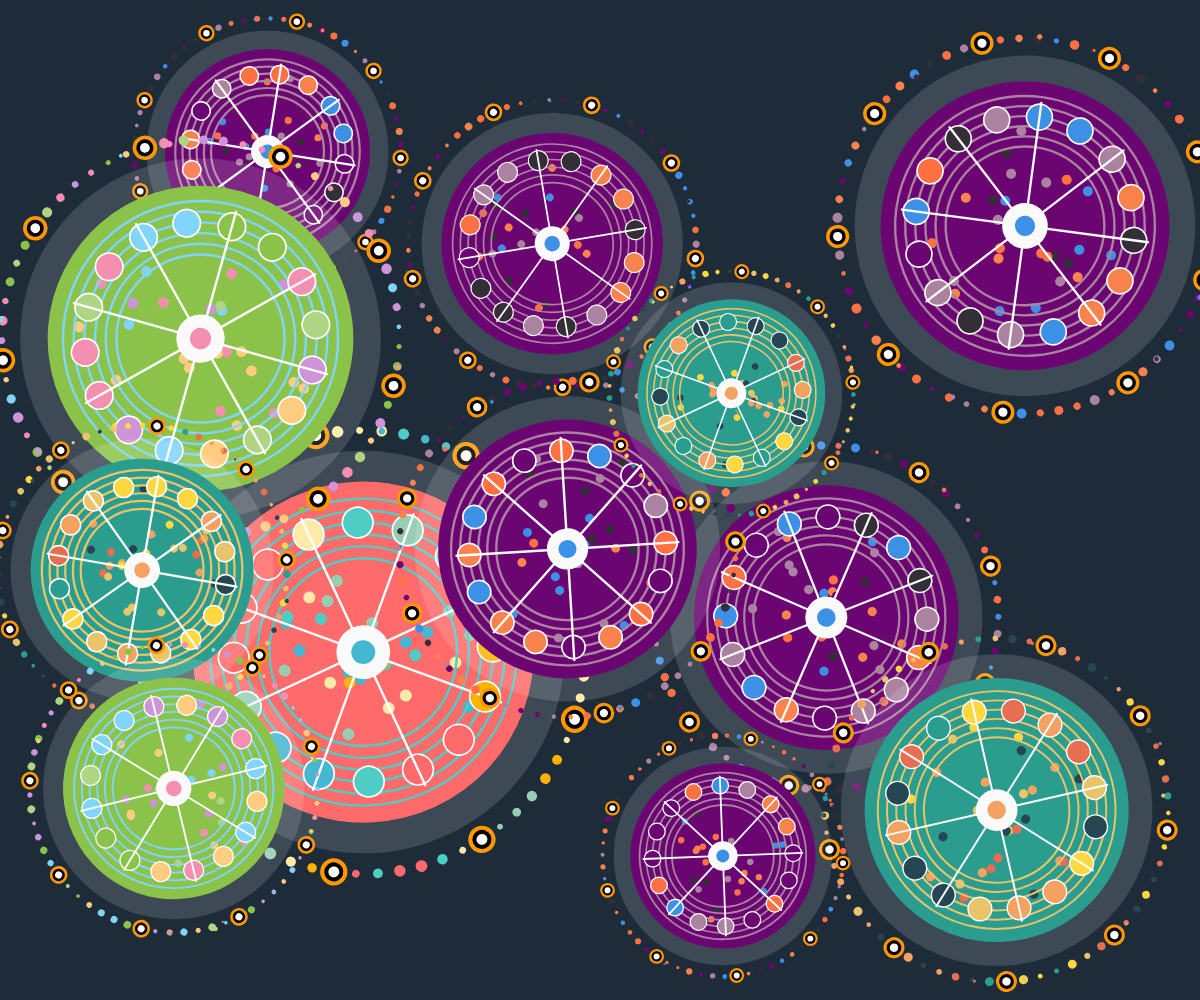
Frame 1 (no input)
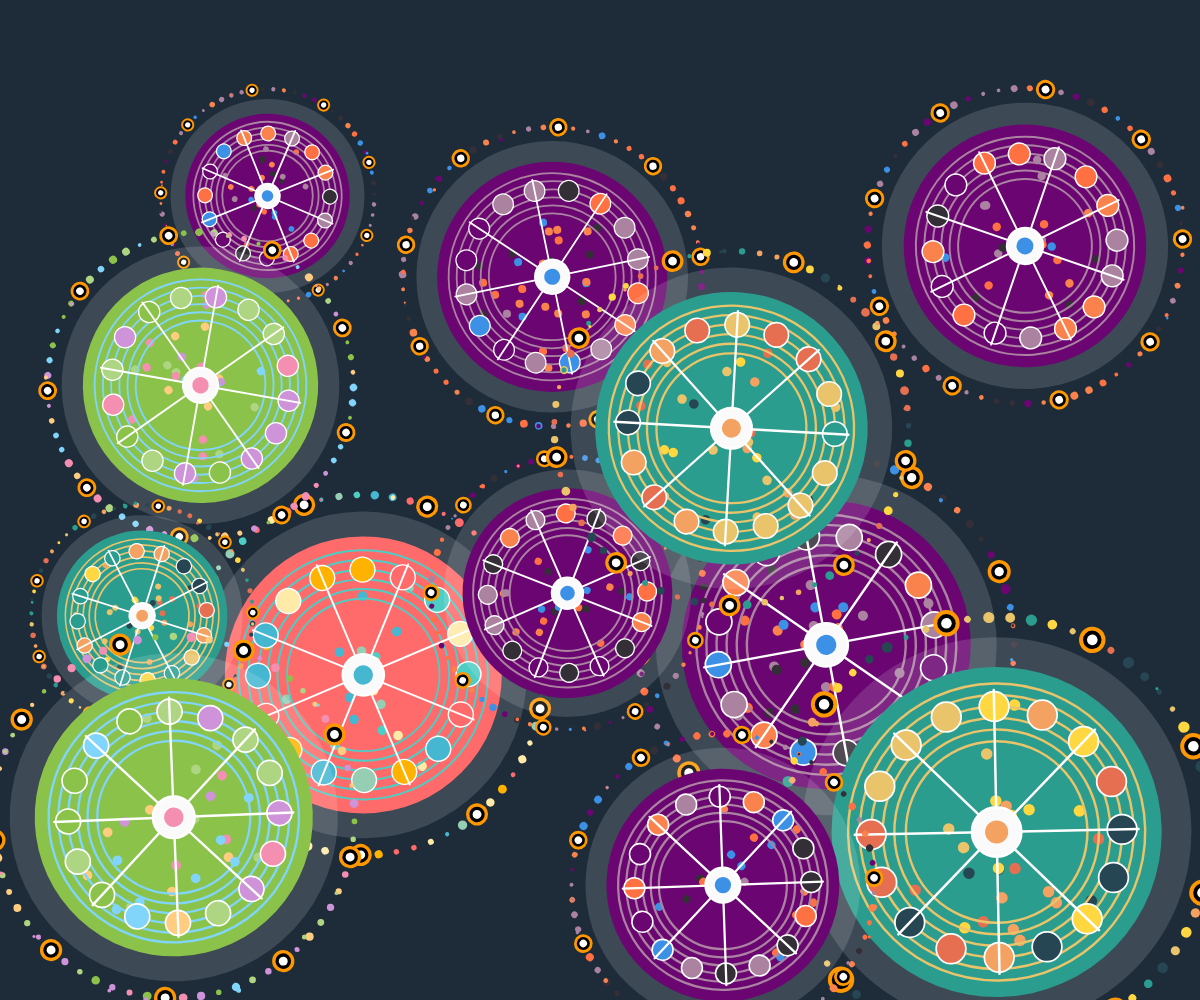
Frame 60 (no input)
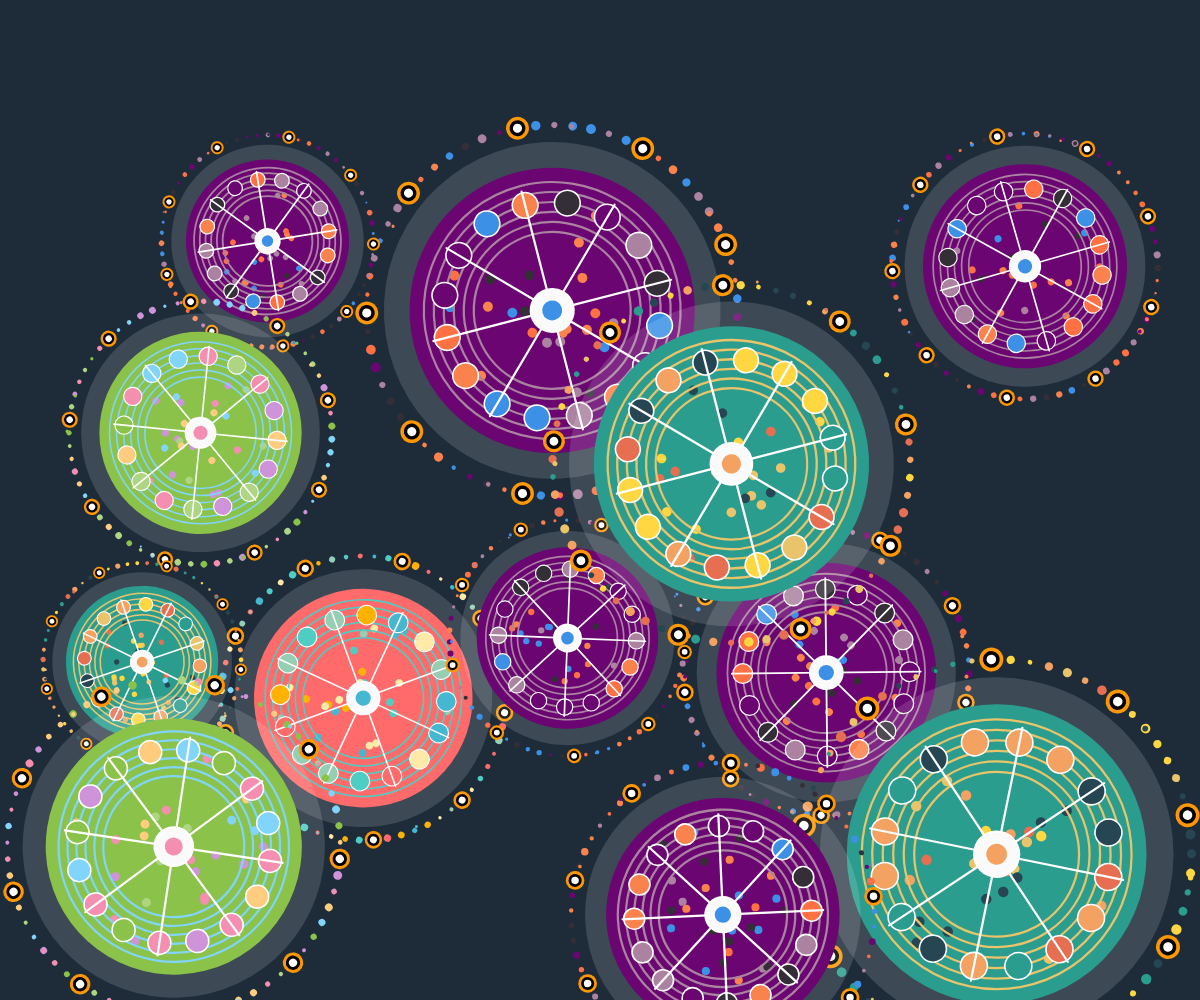
Frame 120 (the mouse pressed at the canvas centre since frame 60)

The p5.js sketch that drew these frames (run headless with seeded random() and noise() and a simulated clock; from frame 60 on, the mouse is pressed at the canvas centre):

// p5.js sketch
// ── sketch.js
// Iteration 4 – Rotation + Falling + Breathing + Orbiting
// This is my fourth iteration,making outer dots orbit around the main circle like planets around sun

let colorPalettes = [
  ["#8BC34A", "#81D4FA", "#F48FB1", "#CE93D8", "#FFCC80", "#AED581"],//Palette 1: greens and blues
  ["#FF6B6B", "#4ECDC4", "#45B7D1", "#96CEB4", "#FFEAA7", "#FFB300"],//Palette 1: reds and cyans
  ["#6A0572", "#AB83A1", "#3C91E6", "#342E37", "#FA824C", "#FF7043"],//Palette 1: purples
  ["#2A9D8F", "#E9C46A", "#F4A261", "#E76F51", "#264653", "#FFD740"] //Palette 1: warm colors
];

// This array will store all circles
let circles = [];

function setup() {
  // Create canvas
  createCanvas(windowWidth, windowHeight);
  // Use degreess instead of radians
  angleMode(DEGREES);

  // I want to draw 15 circles
  let circleCount = 15;
  let placed = []; //This array placed circles to avoid too much overlap

  for (let i = 0; i < circleCount; i++) {
    let size = random(180, 320);
    let margin = size * 0.7;     
    let x, y;
    let ok = false;//check if the position is good
    let tries = 0;

    // keep trying while position is bad(ok=false) and attempts < 200
      while (!ok && tries < 200) {
     x = random(margin, width - margin);
      y = random(margin, height - margin);
      ok = true;

      // check overlap with existing circles
      for (let c of placed) {
        let d = dist(x, y, c.x, c.y);
        let minDist = (size * 0.5 + c.size * 0.5) * 0.9;
        if (d < minDist) {
          ok = false; 
          break;
        }
      }
      tries++;
    }

     if (ok) {
      placed.push({ x, y, size });
      // Create new AnimatedCircle object and add to circles array
      circles.push(new AnimatedCircle(x, y, size));
    }
  }
}

function draw() {
  // background is the same as group code
  background("#1e2c3a");

  for (let circle of circles) {
    circle.update();// update rotation angle
    circle.display();// draw the circle
  }
}

// Define animatedcircle class
class AnimatedCircle {
  constructor(x, y, size) {
    this.x = x;
    this.y = y;
    this.baseSize = size;
    this.currentSize = size;// Current size change with breathing
    this.palette = random(colorPalettes);

     // Rotation parameters
    this.rotationAngle = random(360);// Initial angle is random number between 0-360
    this.rotationSpeed = random(0.5, 1.5);// Rotation speed is random between 0.5-1.5 degrees per frame
    if (random() > 0.5) {
      this.rotationSpeed *= -1; // 50% chance to make speed navagive rotate counter-clockwise
    } 

     // Falling parameters
    this.fallSpeed = random(0.3, 0.8);

    // Breathing parameters
    this.breathPhase = random(360);
    this.breathSpeed = random(1, 2);
    this.breathAmount = random(0.15, 0.25);

    // Orbiting parameters
    this.orbitAngle = random(360);
    this.orbitSpeed = random(1, 3);
  }

  update() {
    // rotation
    this.rotationAngle += this.rotationSpeed;
    // falling animation
    this.y += this.fallSpeed;
    // if function checks if fallen off screen. If it completely falls out of the bottom of the canvas, it will reappear from the top (looping).
    if (this.y > height + this.baseSize) {
      this.y = -this.baseSize;
    }

    // Breathing scale using sin() function
    this.breathPhase += this.breathSpeed;
    let breathScale = 1 + sin(this.breathPhase) * this.breathAmount;
    this.currentSize = this.baseSize * breathScale;

    // Orbit angle increases each frame
    this.orbitAngle += this.orbitSpeed;
  }

  // This method is for drawing circle
  display() {
    push();
    translate(this.x, this.y);
    rotate(this.rotationAngle);// rotate entire coordinate center
    // Calculate the scaling ratio based on the current size and the base size
    let s = this.currentSize / this.baseSize;
    scale(s);
    this.drawCircleContent();
    pop();
  }

  // Draw all circle patterns
  drawCircleContent() {
    let size = this.baseSize;
    let palette = this.palette;

    // Background glow
    noStroke();
    fill(255, 255, 255, 35);
    ellipse(0, 0, size * 1.18);

    // Main circle
    fill(palette[0]);
    ellipse(0, 0, size);

    // Scattered dots inside
    let scatterDots = 30;
    for (let i = 0; i < scatterDots; i++) {
      // Random radius and random angle
      let r = random(size * 0.05, size * 0.40);
      let a = random(360);
      let px = cos(a) * r;
      let py = sin(a) * r;
      noStroke();
      fill(random(palette));
      ellipse(px, py, size * 0.035);
    }

    // Ring lines outside
    stroke(palette[1]);
    strokeWeight(2);
    noFill();
    for (let r = size * 0.55; r < size * 0.92; r += size * 0.07) {
      ellipse(0, 0, r);
    }

    // 16 colored dots inside
    stroke(255);
    strokeWeight(1.4);
    let insideDots = 16;
    // for loop draws 16 dots
    for (let i = 0; i < insideDots; i++) {
      let angle = i * (360 / insideDots);
      let px = cos(angle) * (size * 0.38);
      let py = sin(angle) * (size * 0.38);
      fill(random(palette));
      ellipse(px, py, size * 0.09);
    }

    // Orbital ring
    this.drawOrbitalRing(size, this.palette);

    // 8 spokes
    stroke("#FFFFFF");
    strokeWeight(2);
    for (let i = 0; i < 8; i++) {
      let angle = i * 45;
      let px = cos(angle) * (size * 0.43);
      let py = sin(angle) * (size * 0.43);
      line(0, 0, px, py);
    }

    // Two layers center dots
    // Outer: Light gray circle
    fill("#FAFAFA");
    stroke("#FFFFFF");
    strokeWeight(2);
    ellipse(0, 0, size * 0.15);

    // Inner: colored small circle
    noStroke();
    fill(this.palette[2]);
    ellipse(0, 0, size * 0.07);
  }

  // Draw orbital ring with orbiting
  drawOrbitalRing(size, palette) {
    let outerDotCount = 9;        // Outer ring has 9 big concentric dots
    let orbitRadius = size * 0.65;// Orbit radius

    // draw connecting dots
    this.drawConnectingOrbit(orbitRadius, size, palette, outerDotCount);

    //Concentric dots with orbit angle added
    for (let i = 0; i < outerDotCount; i++) {
      let angle = i * (360 / outerDotCount) + this.orbitAngle;// Add orbitangle to original angle
      let px = cos(angle) * orbitRadius;
      let py = sin(angle) * orbitRadius;
      this.drawConcentricDot(px, py, size * 0.08);
    }
  }

  //  Draw small dots between large dots to form dotted orbit
  drawConnectingOrbit(orbitRadius, size, palette, outerDotCount) {
    let dotsPerSegment = 7;
    let totalConnectingDots = outerDotCount * dotsPerSegment;

    for (let i = 0; i < totalConnectingDots; i++) {
      // Connecting dots add orbitangle
      let angle = i * (360 / totalConnectingDots) + this.orbitAngle;
      let px = cos(angle) * orbitRadius;
      let py = sin(angle) * orbitRadius;

      let dotSize = random(size * 0.015, size * 0.035);
      let dotColor = random(palette);

      noStroke();
      fill(dotColor);
      ellipse(px, py, dotSize);

      if (random() > 0.85) {
        let offset = random(-size * 0.02, size * 0.02);
        let sx = px + cos(angle * 2) * offset;
        let sy = py + sin(angle * 2) * offset;
        let satelliteSize = dotSize * 0.6;
        fill(random(palette));
        ellipse(sx, sy, satelliteSize);
      }
    }
  }

   // draw three layer concentric dot
  drawConcentricDot(x, y, baseSize) {
    push();
    translate(x, y);
    fill("#FF9800");
    noStroke();
    ellipse(0, 0, baseSize);
    fill("#000000");
    ellipse(0, 0, baseSize * 0.7);
    fill("#FFFFFF");
    ellipse(0, 0, baseSize * 0.4);
    pop();
  }
}

// Handle window resizing
function windowResized() {
  resizeCanvas(windowWidth, windowHeight);
}
